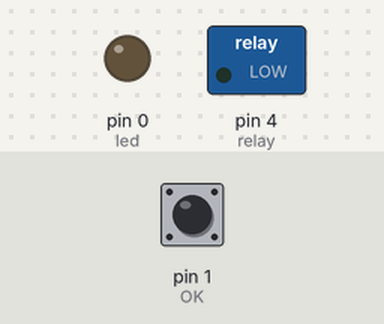
Bench run of a sketch on a simulated Arduino Uno, built with avr-gcc and run on an emulated ATmega328P. Shown: switched loads named in the sketch (green lamp = pin HIGH), output pins drawn as LEDs (lit = HIGH). The inputs (shaded band) are chosen by the test bench; at power-on: pin 1 (OK) HIGH.

Above: at 1.2 s.
1.3 s: pin 1 (OK) pulled LOW for 0.15 s
At 2.6 s:
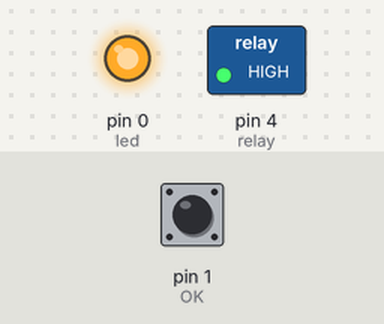
2.9 s: pin 1 (OK) pulled LOW for 1 s
At 5.1 s:
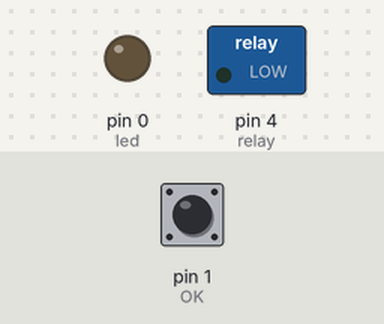
5.4 s: pin 1 (OK) pulled LOW for 3.2 s
At 9.9 s:
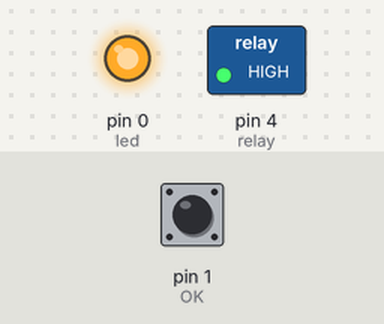
Timing chart, 0 to 11.4 s (numbered marks = the images above; inputs shaded):
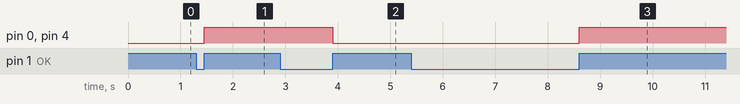

The sketch:

Attiny_13A_LED_PB.ino
```cpp
#define OK 1 //pin push button Up pada attiny
#define relay 4 //pin relay pada attiny
#define led 0 //pin led pada attiny
int a = 0;

void setup()
{
  pinMode(OK, INPUT_PULLUP);
  pinMode(relay, OUTPUT);
  pinMode(led, OUTPUT);
}

void loop()
{
  if(digitalRead(OK) == LOW && a==0)
  {
   delay(50);
   while(digitalRead(OK) == LOW){}
   digitalWrite(relay, HIGH);
   digitalWrite(led, HIGH);
   a=1;
  }
  else if(digitalRead(OK) == LOW && a ==1)
  {
   delay(50);
   while(digitalRead(OK) == LOW){}
   digitalWrite(relay, LOW);
   digitalWrite(led, LOW);
   a=0;
  }
}
```

Measured:
- after the input at 1.3 s, pin 0 (led), pin 4 (relay): LOW → HIGH after 0.15 s
- after the input at 2.9 s, pin 0 (led), pin 4 (relay): HIGH → LOW after 1.0 s
- after the input at 5.4 s, pin 0 (led), pin 4 (relay): LOW → HIGH after 3.2 s
